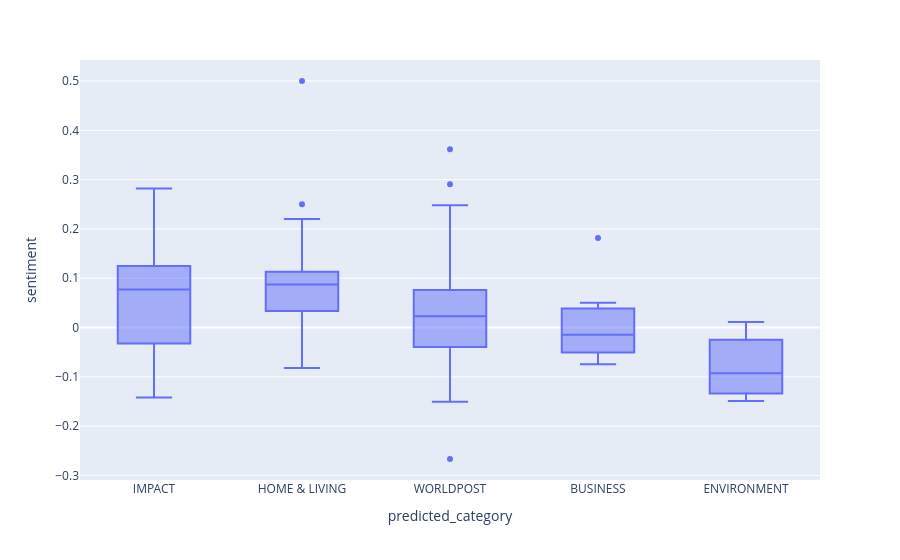

The notebook cell this image was saved under:
### Code cell
px.box(
    filtered_articles,
    x = 'predicted_category',
    y = "sentiment"
)

### Figure 1 — Plotly figure (JSON) as saved in the notebook; plotly's stock layout.template omitted (floating-point values rounded to 4 significant figures; data arrays with more than 128 entries replaced by an {"elided": "..."} marker saying what was removed)
{"data": [{"alignmentgroup": "True", "hovertemplate": "predicted_category=%{x}<br>sentiment=%{y}<extra></extra>", "legendgroup": "", "marker": {"color": "#636efa"}, "name": "", "notched": false, "offsetgroup": "", "orientation": "v", "showlegend": false, "type": "box", "x": {"elided": "215 str values"}, "x0": " ", "xaxis": "x", "y": {"elided": "215 float values"}, "y0": " ", "yaxis": "y"}], "layout": {"boxmode": "group", "legend": {"tracegroupgap": 0}, "margin": {"t": 60}, "xaxis": {"anchor": "y", "domain": [0, 1], "title": {"text": "predicted_category"}}, "yaxis": {"anchor": "x", "domain": [0, 1], "title": {"text": "sentiment"}}}}
